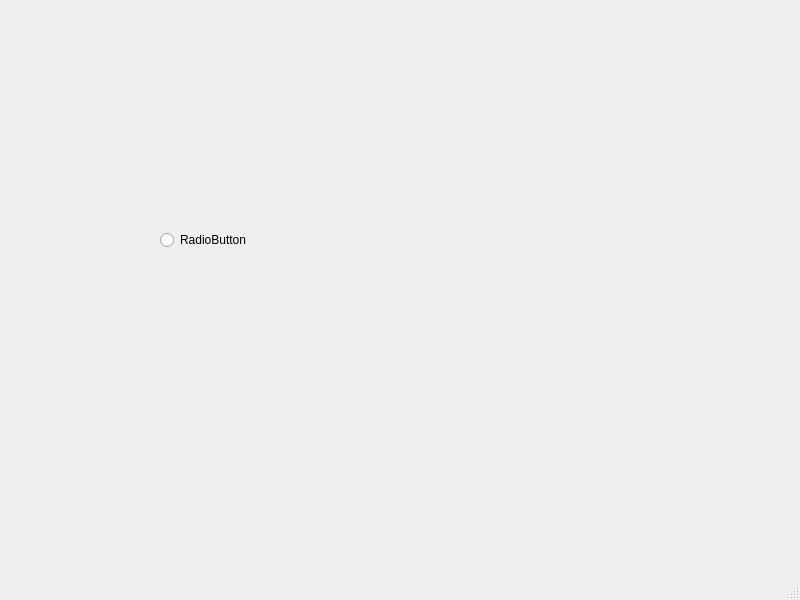
<?xml version="1.0" encoding="UTF-8"?>
<ui version="4.0">
 <class>MainWindow</class>
 <widget class="QMainWindow" name="MainWindow">
  <property name="geometry">
   <rect>
    <x>0</x>
    <y>0</y>
    <width>800</width>
    <height>600</height>
   </rect>
  </property>
  <property name="windowTitle">
   <string>MainWindow</string>
  </property>
  <widget class="QWidget" name="centralwidget">
   <widget class="QRadioButton" name="radioButton">
    <property name="geometry">
     <rect>
      <x>160</x>
      <y>230</y>
      <width>95</width>
      <height>20</height>
     </rect>
    </property>
    <property name="text">
     <string>RadioButton</string>
    </property>
   </widget>
  </widget>
  <widget class="QMenuBar" name="menubar">
   <property name="geometry">
    <rect>
     <x>0</x>
     <y>0</y>
     <width>800</width>
     <height>26</height>
    </rect>
   </property>
  </widget>
  <widget class="QStatusBar" name="statusbar"/>
 </widget>
 <resources/>
 <connections/>
</ui>
